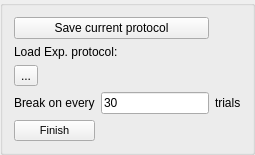
         <widget class="QGroupBox" name="groupBox_4">
          <property name="title">
           <string/>
          </property>
          <layout class="QGridLayout" name="gridLayout_3">
           <item row="1" column="0" colspan="2">
            <widget class="QLabel" name="label_load_protocol">
             <property name="text">
              <string>Load Exp. protocol:</string>
             </property>
            </widget>
           </item>
           <item row="0" column="0" colspan="2">
            <widget class="QPushButton" name="pushButton_save_protocol">
             <property name="text">
              <string>Save current protocol</string>
             </property>
            </widget>
           </item>
           <item row="2" column="0">
            <widget class="QToolButton" name="toolButton_load_protocol">
             <property name="text">
              <string>...</string>
             </property>
            </widget>
           </item>
           <item row="3" column="2">
            <widget class="QLabel" name="label_7">
             <property name="text">
              <string>trials</string>
             </property>
            </widget>
           </item>
           <item row="4" column="0">
            <widget class="QPushButton" name="pushButton_experimental_protocol_finish">
             <property name="font">
              <font>
               <pointsize>8</pointsize>
              </font>
             </property>
             <property name="toolTip">
              <string>click to finish experimental protocal design</string>
             </property>
             <property name="text">
              <string>Finish</string>
             </property>
            </widget>
           </item>
           <item row="3" column="1">
            <widget class="QLineEdit" name="lineEdit_break_trial_number">
             <property name="text">
              <string>30</string>
             </property>
            </widget>
           </item>
           <item row="3" column="0">
            <widget class="QLabel" name="label_6">
             <property name="text">
              <string>Break on every</string>
             </property>
            </widget>
           </item>
          </layout>
         </widget>
